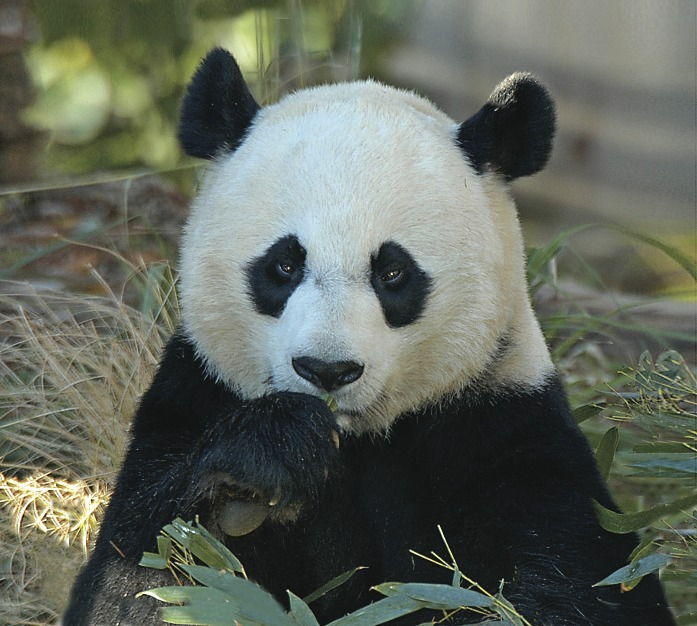
#> input picture Lab_2/data/example/panda.jpg, 697 x 626 px
$ python TM.py
#> lines starting #> are read from the running program, lines starting #| are printed output that depends on the picture; after the words box and inside, x2 and y2 are one past the last pixel; in counts of white or black regions, pixels touching at a corner belong together
import numpy as np
import imutils
import cv2


# подгружаем изображения
main = cv2.imread("data/example/panda.jpg")
#> main is the input picture: shape (626, 697, 3); mean B, G, R 91.9, 102.7, 96.8
template = cv2.imread("data/example/panda_tem.jpg")
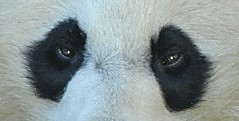
#> input picture Lab_2/data/example/panda_tem.jpg, 239 x 121 px
#> template is the input picture: shape (121, 239, 3); mean B, G, R 149.6, 149.1, 137.4
(templateHeight, templateWidth) = template.shape[:2]
#> templateHeight = 121; templateWidth = 239

# ищем template на основном изображении
result = cv2.matchTemplate(main, template, cv2.TM_CCOEFF)
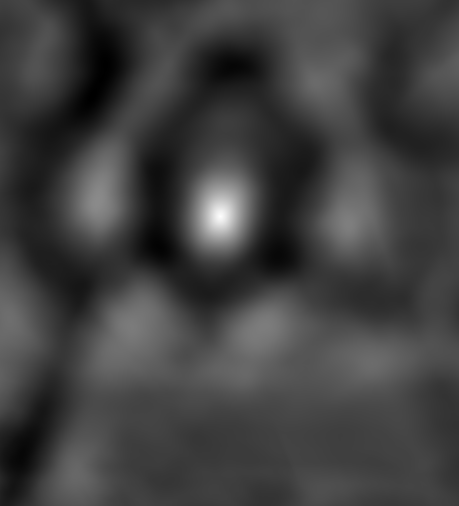
#> result: shape (506, 459) float32; min -104428600, max 321504736, mean 3310803.8; drawn with min black and max white


# так как после применения  matchTemplate нам возвращается одноканальная матрица  и мы используем cv2.TM_CCOEFF, нам нужно найти самую яркую точку

(_, _, minLoc, maxLoc) = cv2.minMaxLoc(result)
#> minLoc = (92, 95); maxLoc = (220, 216)


topLeft = maxLoc
#> topLeft = (220, 216)
botRight = (topLeft[0] + templateWidth, topLeft[1] + templateHeight)
#> botRight = (459, 337)
roi = main[topLeft[1]:botRight[1], topLeft[0]:botRight[0]]


mask = np.zeros(main.shape, dtype = "uint8")

# смешиваем два изображения, чтобы затемнить фон, scr1*alpha + scr2*beta + gamma

new_image = cv2.addWeighted(main, 0.5, mask, 1, 0)
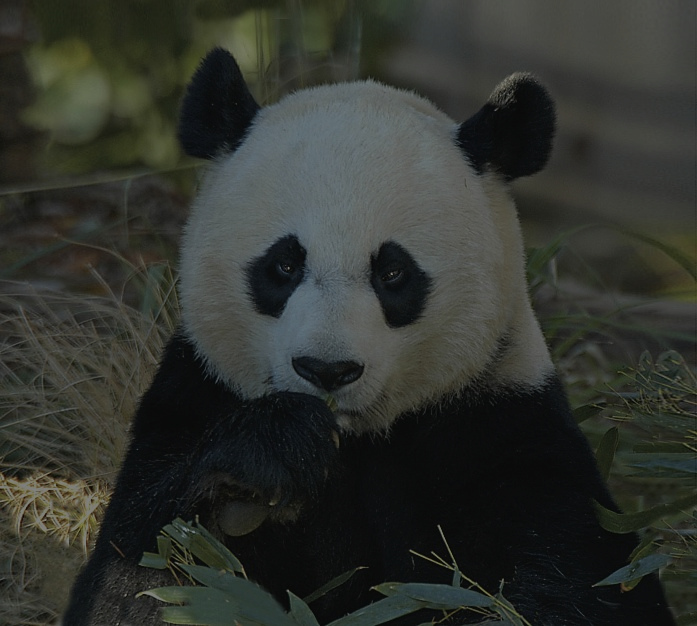
#> new_image: shape (626, 697, 3); mean B, G, R 46, 51.4, 48.4


# выделяем нужную нам область на изображении
new_image[topLeft[1]:botRight[1], topLeft[0]:botRight[0]] = roi
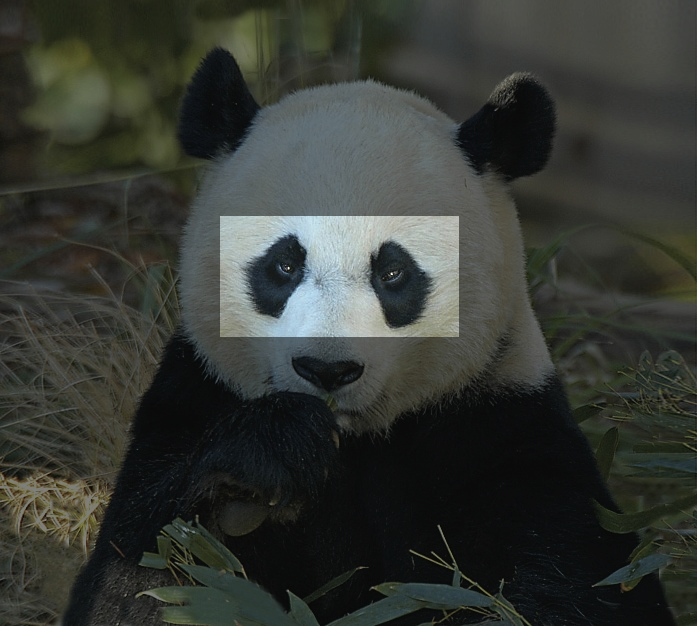
#> new_image: shape (626, 697, 3); 6.63% of pixels changed, all inside (x1, y1, x2, y2) = (220, 216, 459, 337)

# display the images
cv2.imshow("Main_image", imutils.resize(new_image, height = 650))
cv2.imshow("Templete_image", template)
cv2.waitKey(0)
